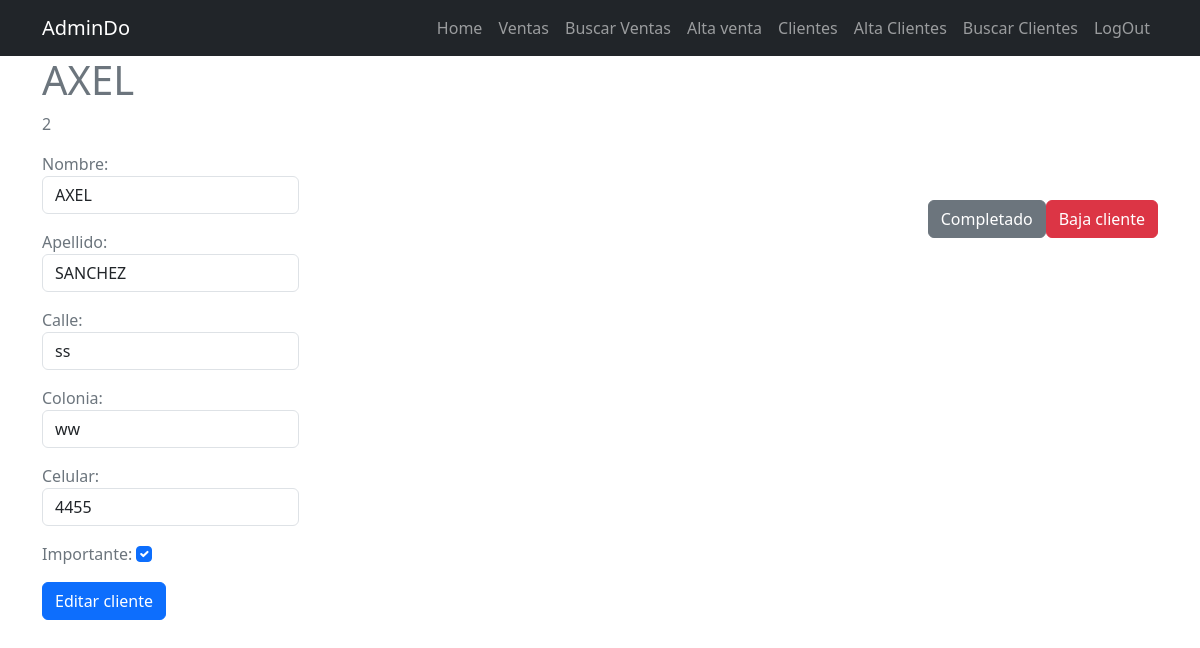
The app's page /clientes/2/ (signed in), older data.
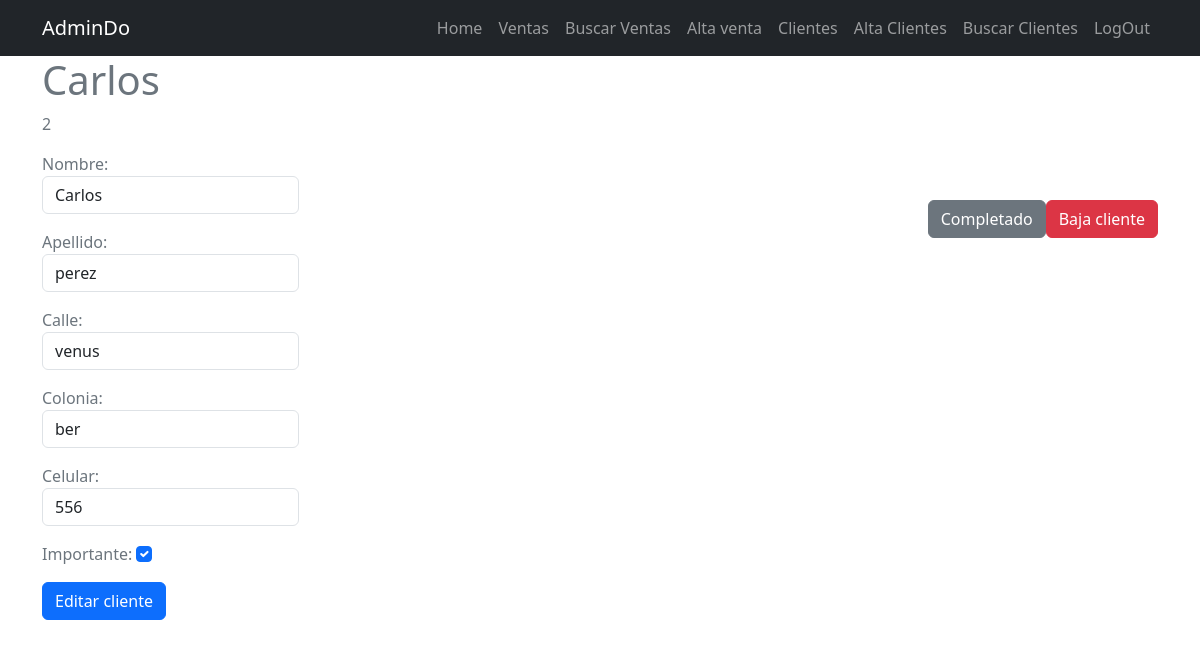
The same page, newer data.
### tasks/models.py (models this page shows, shortened)
class Cliente(models.Model):
    nombre = models.CharField(max_length=100)
    apellido = models.CharField(max_length=100)
    calle = models.CharField(max_length=100)
    colonia = models.CharField(max_length=100)
    celular = models.CharField(max_length=100)
    created = models.DateTimeField(auto_now_add=True)
    datecompleted = models.DateTimeField(null=True, blank=True)
    user = models.ForeignKey(User, on_delete=models.CASCADE)
    importante = models.BooleanField(default=False)

### tasks/views.py (the view, shortened to what this page needs)
# urls.py: path("clientes/<int:cliente_id>/", views.editar_cliente, name="cliente_detail"),
@login_required
def editar_cliente(request, cliente_id):
    cliente = get_object_or_404(Cliente, pk=cliente_id, user=request.user)
    if request.method == "GET":
        form = ClienteForm(instance=cliente)
        return render(
            request, "cliente_detail.html", {"cliente": cliente, "form": form}
        )

### tasks/forms2.py
class ClienteForm(forms.ModelForm):
    class Meta:
        model = Cliente
        fields = [
            "nombre",
            "apellido",
            "calle",
            "colonia",
            "celular",
            "importante",
            "id",
        ]
        widgets = {
            "nombre": forms.TextInput(
                attrs={"class": "form-control", "placeholder": "Nombre"}
            ),
            "apellido": forms.TextInput(
                attrs={"class": "form-control", "placeholder": "Apellido"}
            ),
            "calle": forms.TextInput(
                attrs={"class": "form-control", "placeholder": "Calle"}
            ),
            "colonia": forms.TextInput(
                attrs={"class": "form-control", "placeholder": "Colonia"}
            ),
            "celular": forms.TextInput(
                attrs={"class": "form-control", "placeholder": "Celular"}
            ),
            "importante": forms.CheckboxInput(
                attrs={"class": "form-check-input md-auto"}
            ),
        }

### tasks/templates/cliente_detail.html (shortened to what this page needs)
{% extends 'base.html' %}
{% block content %}
<main class="container">
    <div class="row">
        <div class="text-secondary" class="col-md-4 offset-md-4">
                <h1>{{ cliente.nombre }}</h1>
                <p>{{ cliente.id }}</p>
            <div class="d-flex justify-content-between">
                <form method="POST">
                    {{form.as_p}}
                    <button class="btn btn-primary">
                      Editar cliente
                    </button>
                  </form>
                  <div class="mt-5 d-flex">
                  <form action="{% url 'complete_cliente' cliente.id %}" method="POST">
                    <button class="btn btn-secondary">
                      Completado
                    </button>
                  </form>
                  <form action="{% url 'delete_cliente' cliente.id %}" method="POST">
                    <button class="btn btn-danger">
                      Baja cliente
                    </button>
                  </form>
            </div>
        </div>
    </div>
</main>
{% endblock %}

Row changes from the older to the newer data that the page shows:
changed Cliente id 2: nombre "AXEL" → "Carlos"; apellido "SANCHEZ" → "perez"; calle "ss" → "venus"; colonia "ww" → "ber"; celular "4455" → "556"
